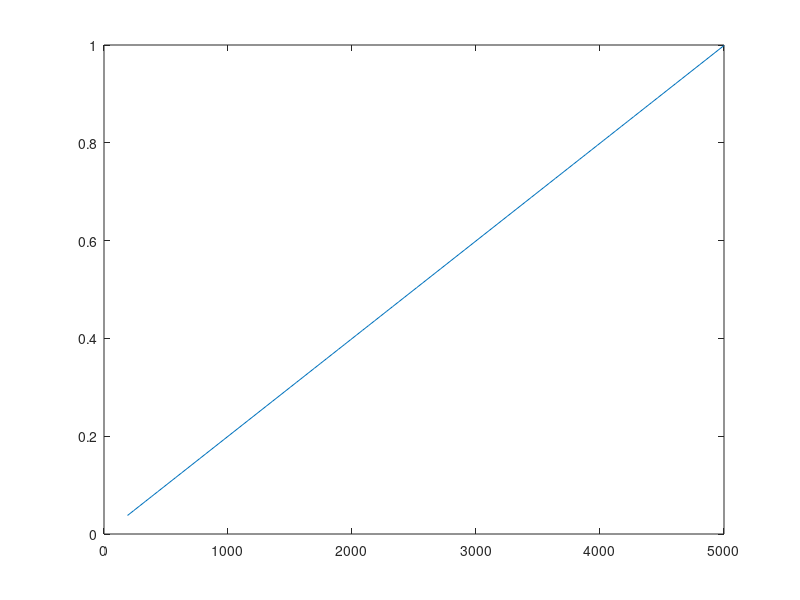

This figure's MATLAB source:
clc
clear all
% ---------------
%syms xiDmin alphaD betaD freqNmin freqNmax

%SOL = solve( xiDmin == 1/2*(alphaD/freqNmin + betaD*freqNmin), 1 == 1/2*(alphaD/freqNmax + betaD*freqNmax),alphaD,betaD)

freqNmin = 190 ; 
freqNmax = 5000 ; 
xiDmin = 0.01 ; 

 alphaD = (2*freqNmin*(- xiDmin*freqNmax^2 + freqNmin*freqNmax))/(freqNmin^2 - freqNmax^2) ; 
 betaD = -(2*(freqNmax - freqNmin*xiDmin))/(freqNmin^2 - freqNmax^2) ; 


% Least squares 
b = [xiDmin 1]' ; 
A = [0.5/freqNmin 0.5*freqNmin
     0.5/freqNmax  0.5*freqNmax]
 
SOL =  lsqnonneg(A,b)
xi = (A*SOL)

betaD = SOL(2); 
alphaD = SOL(1) ;

freqS = linspace(freqNmin,freqNmax,100) ; 
xi = 0.5*(alphaD./freqS + betaD*freqS); 

plot(freqS,xi)
